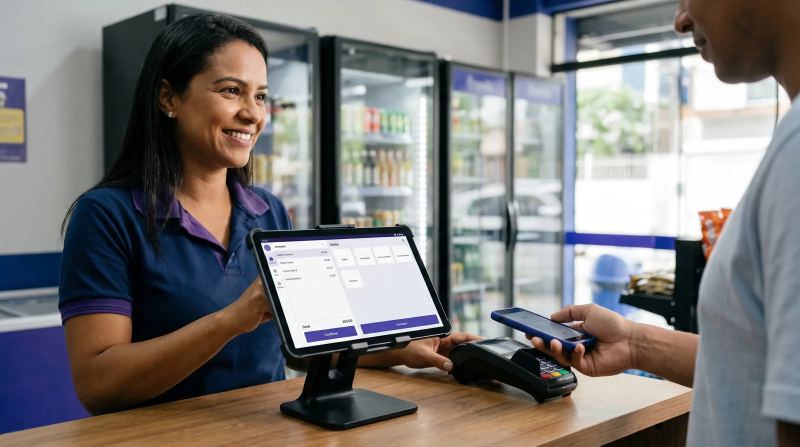
#> input picture assets/images/ia-hero-balcao-1600.webp, 1600 x 893 px (shown at 1/2 size)
$ python render_social.py
#> lines starting #> are read from the running program, lines starting #| are printed output that depends on the picture
"""Renderiza o cartão social a partir das fontes locais, sem depender do Chrome."""
from io import BytesIO
from pathlib import Path
import fitz
from PIL import Image, ImageDraw, ImageFont, ImageOps

ROOT = Path(__file__).resolve().parents[1]
card = Image.new('RGB', (1200, 630), '#1e1b4b')
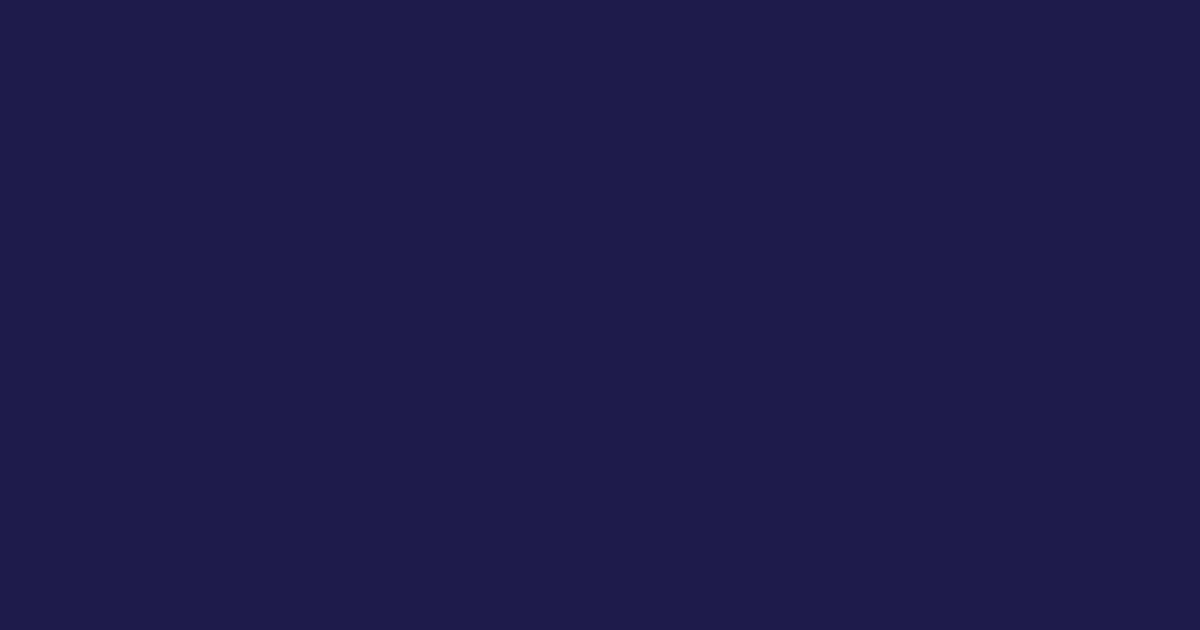
#> card: PIL image 1200x630 RGB; mean R, G, B 30, 27, 75
photo = Image.open(ROOT / 'assets/images/ia-hero-balcao-1600.webp')
#> photo is the input picture: PIL image 1600x893 RGB; mean R, G, B 123.9, 121.9, 120.9
photo = ImageOps.fit(photo, (550, 630), centering=(.28, .5))
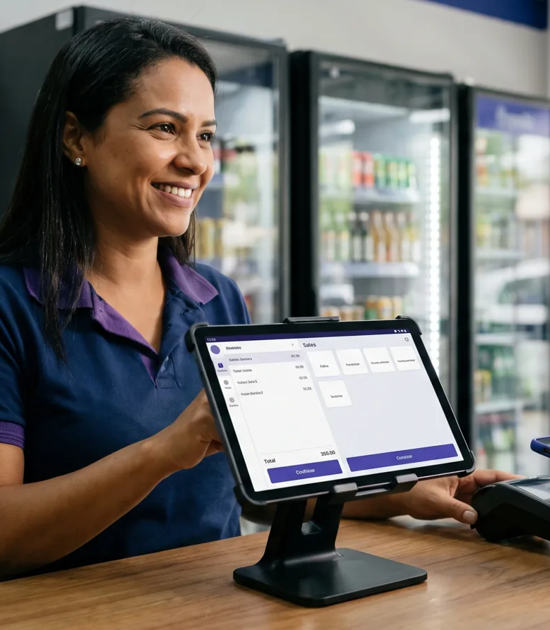
#> photo: PIL image 550x630 RGB; mean R, G, B 112.2, 107.9, 103.4
card.paste(photo, (650, 0))
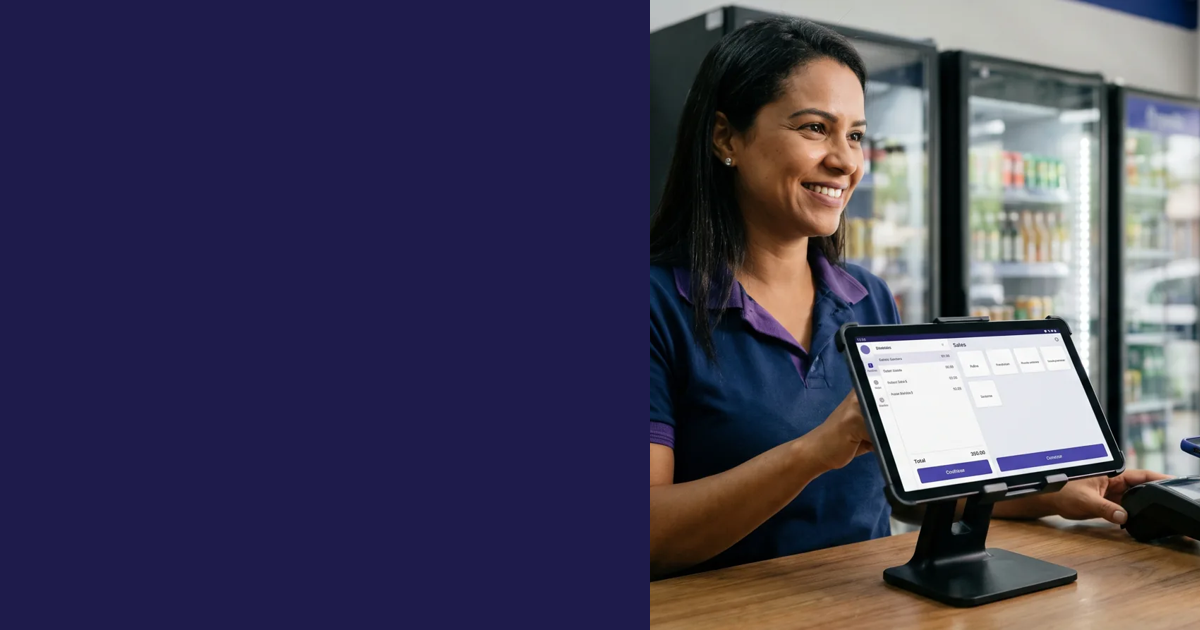
#> card: PIL image 1200x630 RGB; mean R, G, B 67.7, 64.1, 88
#> (the run stopped early here; a loop or call above may not have finished)
